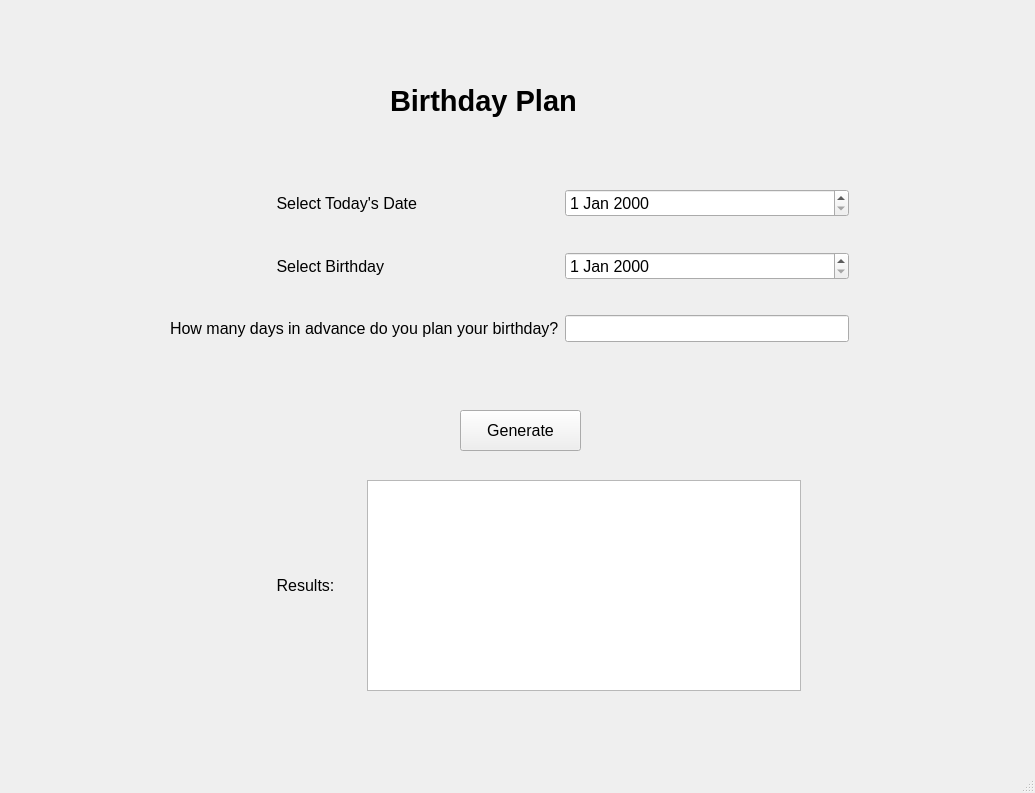
<?xml version="1.0" encoding="UTF-8"?>
<ui version="4.0">
 <class>MainWindow</class>
 <widget class="QMainWindow" name="MainWindow">
  <property name="geometry">
   <rect>
    <x>0</x>
    <y>0</y>
    <width>1035</width>
    <height>793</height>
   </rect>
  </property>
  <property name="windowTitle">
   <string>MainWindow</string>
  </property>
  <widget class="QWidget" name="centralwidget">
   <widget class="QWidget" name="gridLayoutWidget">
    <property name="geometry">
     <rect>
      <x>170</x>
      <y>160</y>
      <width>679</width>
      <height>211</height>
     </rect>
    </property>
    <layout class="QGridLayout" name="gridLayout_2">
     <item row="0" column="1">
      <widget class="QDateEdit" name="dateEditToday">
       <property name="font">
        <font>
         <family>Microsoft YaHei UI</family>
         <pointsize>12</pointsize>
        </font>
       </property>
      </widget>
     </item>
     <item row="1" column="0">
      <widget class="QLabel" name="label_2">
       <property name="font">
        <font>
         <family>Microsoft YaHei UI</family>
         <pointsize>12</pointsize>
        </font>
       </property>
       <property name="text">
        <string>                        Select Birthday</string>
       </property>
      </widget>
     </item>
     <item row="2" column="0">
      <widget class="QLabel" name="label_3">
       <property name="font">
        <font>
         <family>Microsoft YaHei UI</family>
         <pointsize>12</pointsize>
        </font>
       </property>
       <property name="text">
        <string>How many days in advance do you plan your birthday?</string>
       </property>
      </widget>
     </item>
     <item row="1" column="1">
      <widget class="QDateEdit" name="dateEditBirthday">
       <property name="font">
        <font>
         <family>Microsoft YaHei UI</family>
         <pointsize>12</pointsize>
        </font>
       </property>
      </widget>
     </item>
     <item row="0" column="0">
      <widget class="QLabel" name="label">
       <property name="font">
        <font>
         <family>Microsoft YaHei UI</family>
         <pointsize>12</pointsize>
        </font>
       </property>
       <property name="text">
        <string>                        Select Today's Date</string>
       </property>
      </widget>
     </item>
     <item row="2" column="1">
      <widget class="QLineEdit" name="lineEditN">
       <property name="font">
        <font>
         <family>Microsoft YaHei UI</family>
         <pointsize>12</pointsize>
        </font>
       </property>
      </widget>
     </item>
    </layout>
   </widget>
   <widget class="QLabel" name="label_4">
    <property name="geometry">
     <rect>
      <x>390</x>
      <y>70</y>
      <width>261</width>
      <height>61</height>
     </rect>
    </property>
    <property name="font">
     <font>
      <family>Microsoft YaHei UI</family>
      <pointsize>22</pointsize>
      <weight>75</weight>
      <bold>true</bold>
     </font>
    </property>
    <property name="text">
     <string>Birthday Plan</string>
    </property>
   </widget>
   <widget class="QPushButton" name="pushButton">
    <property name="geometry">
     <rect>
      <x>460</x>
      <y>410</y>
      <width>121</width>
      <height>41</height>
     </rect>
    </property>
    <property name="font">
     <font>
      <family>Microsoft YaHei UI</family>
      <pointsize>12</pointsize>
     </font>
    </property>
    <property name="text">
     <string>Generate</string>
    </property>
   </widget>
   <widget class="QWidget" name="horizontalLayoutWidget">
    <property name="geometry">
     <rect>
      <x>250</x>
      <y>480</y>
      <width>551</width>
      <height>211</height>
     </rect>
    </property>
    <layout class="QHBoxLayout" name="horizontalLayout">
     <item>
      <widget class="QLabel" name="label_5">
       <property name="font">
        <font>
         <family>Microsoft YaHei UI</family>
         <pointsize>12</pointsize>
        </font>
       </property>
       <property name="text">
        <string>      Results:      </string>
       </property>
      </widget>
     </item>
     <item>
      <widget class="QTextBrowser" name="textBrowser">
       <property name="font">
        <font>
         <family>Microsoft YaHei UI</family>
         <pointsize>12</pointsize>
        </font>
       </property>
      </widget>
     </item>
    </layout>
   </widget>
  </widget>
  <widget class="QMenuBar" name="menubar">
   <property name="geometry">
    <rect>
     <x>0</x>
     <y>0</y>
     <width>1035</width>
     <height>26</height>
    </rect>
   </property>
  </widget>
  <widget class="QStatusBar" name="statusbar"/>
 </widget>
 <resources/>
 <connections/>
</ui>
